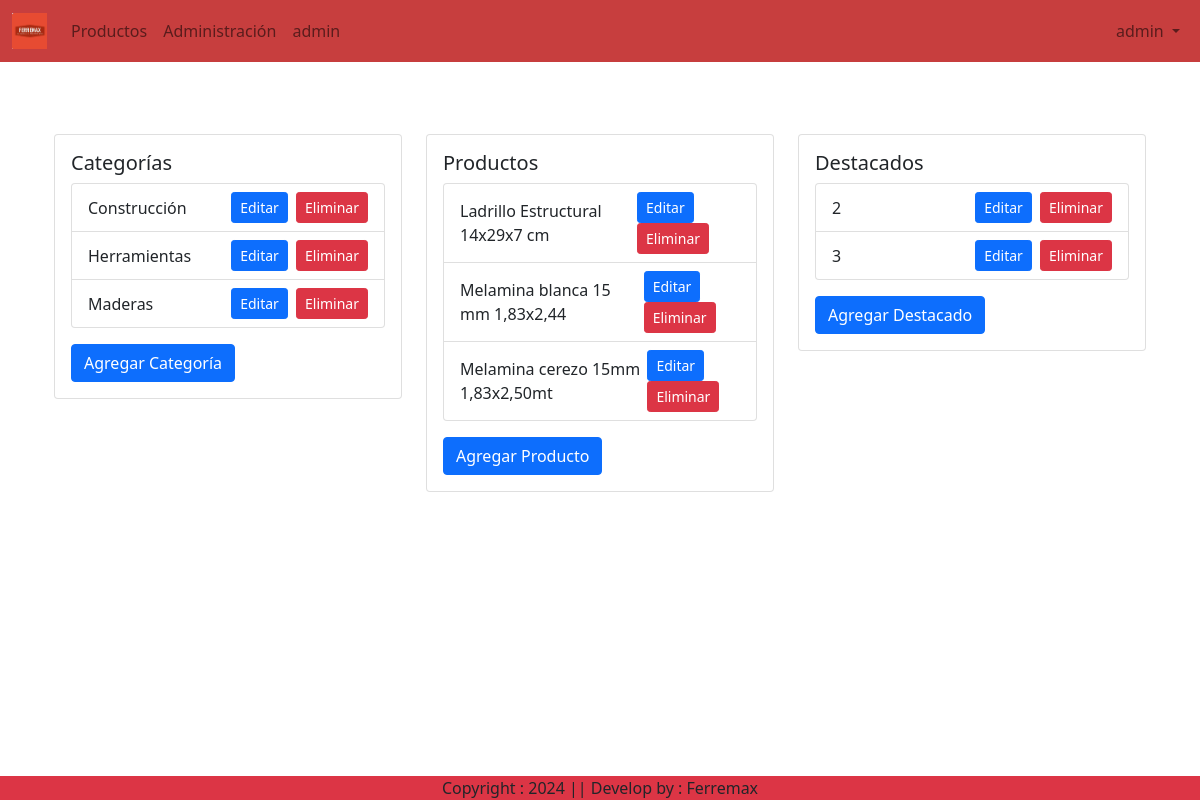
Page /administracion/ (signed in) on the committed database.
### App/models.py (models this page shows)
class CustomUser(AbstractUser):
    TIPO_USUARIO = (
        ('bodeguero', 'Bodeguero'),
        ('cliente', 'Cliente'),
        ('admin', 'Admin'),
    )
    tipo = models.CharField(max_length=10, choices=TIPO_USUARIO, default='cliente')
    groups = models.ManyToManyField(
        'auth.Group',
        related_name='custom_user_groups',
        blank=True,
        verbose_name='groups',
        help_text=(
            'The groups this user belongs to. A user will get all permissions '
            'granted to each of their groups.'
        ),
    )
    user_permissions = models.ManyToManyField(
        'auth.Permission',
        related_name='custom_user_permissions',
        blank=True,
        verbose_name='user permissions',
        help_text='Specific permissions for this user.',
    )
    def __str__(self):
        return self.username

### Productos/models.py (models this page shows, shortened)
class Categoria(models.Model):
    nombre = models.CharField(max_length=100)

class Producto(models.Model):
    nombre = models.CharField(max_length=100)
    descripcion = models.TextField()
    precio = models.DecimalField(max_digits=10, decimal_places=2)
    disponible = models.BooleanField(default=True)
    categoria = models.ForeignKey('Categoria', related_name='productos', on_delete=models.CASCADE)
    imagen = models.ImageField(upload_to='productos/', default='productos')

class Destacados(models.Model):
    nombre = models.CharField(max_length=50)
    producto = models.ForeignKey(Producto, on_delete=models.CASCADE)

### App/views.py (the view)
# urls.py: path('administracion/', views.listar_administracion, name='listar_administracion'),
@login_required
def listar_administracion(request):
    if request.user.tipo == 'bodeguero':
        categorias = Categoria.objects.all()
        productos = Producto.objects.all()
        destacados = Destacados.objects.all()
        return render(request, 'pagina/administracion.html', {'categorias': categorias, 'productos': productos, 'destacados': destacados})
    else:
        return render(request, 'pagina/error_permisos.html')

### App/templates/pagina/administracion.html (shortened to what this page needs)
{% extends 'pagina/base.html' %}
{% load bootstrap5 %}
{% block main-content %}
<div class="container mt-5">
    <div class="row">
        <div class="col-md-4">
            <div class="card mb-3">
                <div class="card-body">
                    <h5 class="card-title">Categorías</h5>
                    <ul class="list-group">
                        {% for categoria in categorias %}
                        <li class="list-group-item d-flex justify-content-between align-items-center">
                            {{ categoria.nombre }}
                            <div>
                                <a href="{% url 'editar_categoria' categoria.pk %}" class="btn btn-sm btn-primary me-1">Editar</a>
                                <a href="{% url 'eliminar-categoria' pk=categoria.pk %}" class="btn btn-sm btn-danger">Eliminar</a>
                            </div>
                        </li>
                        {% endfor %}
                    </ul>
                    <a href="{% url 'agregar_categoria' %}" class="btn btn-primary mt-3">Agregar Categoría</a>
                </div>
            </div>
        </div>
        <div class="col-md-4">
            <div class="card mb-3">
                <div class="card-body">
                    <h5 class="card-title">Productos</h5>
                    <ul class="list-group">
                        {% for producto in productos %}
                        <li class="list-group-item d-flex justify-content-between align-items-center">
                            {{ producto.nombre }}
                            <div>
                                <a href="{% url 'editar_producto' producto.pk %}" class="btn btn-sm btn-primary me-1">Editar</a>
                                <a href="{% url 'eliminar_producto' producto.pk %}" class="btn btn-sm btn-danger">Eliminar</a>
                            </div>
                        </li>
                        {% endfor %}
                    </ul>
                    <a href="{% url 'agregar_producto' %}" class="btn btn-primary mt-3">Agregar Producto</a>
                </div>
            </div>
        </div>
        <div class="col-md-4">
            <div class="card mb-3">
                <div class="card-body">
                    <h5 class="card-title">Destacados</h5>
                    <ul class="list-group">
                        {% for destacado in destacados %}
                        <li class="list-group-item d-flex justify-content-between align-items-center">
                            {{ destacado.nombre }}
                            <div>
                                <a href="{% url 'editar_destacado' destacado.id %}" class="btn btn-sm btn-primary me-1">Editar</a>
                                <a href="{% url 'eliminar_destacado' destacado.pk %}" class="btn btn-sm btn-danger">Eliminar</a>
                            </div>
                        </li>
                        {% endfor %}
                    </ul>
                    <a href="{% url 'agregar_destacado' %}" class="btn btn-primary mt-3">Agregar Destacado</a>
                </div>
            </div>
        </div>
    </div>
</div>
{% endblock main-content %}

### App/templates/pagina/base.html (shortened to what this page needs)
{% load bootstrap5 %}
{% load crispy_forms_tags %}
{% load static %}
{% load currency_filters %}
<!DOCTYPE html>
<html lang="es">
<head>
    <link href="https://cdn.jsdelivr.net/npm/bootstrap@5.0.2/dist/css/bootstrap.min.css" rel="stylesheet">
    <link rel="stylesheet" href="{% static 'app/css/owl.carousel.min.css' %}">
    <link rel="stylesheet" href="{% static 'app/css/all.min.css' %}">
    <link rel="stylesheet" href="{% static 'app/css/base.css' %}">
</head>
<body>
    <nav class="navbar navbar-expand-sm navbar-light text-dark sticky-top" style="background-color: #C73E3E;">
        <div class="container-fluid">
            <a class="navbar-brand" href="{% url 'principal' %}">
                <img style="width: 35px;" src="{% static 'app/img/logo.png' %}" alt="Logo">
            </a>
            <ul class="navbar-nav me-auto mb-2 mb-lg-0">
                {% if request.user.is_authenticated %}
                    <li class="nav-item">
                        <a class="nav-link" href="{% url 'listar_productos' %}">Productos</a>
                    </li>
                    {% if user.is_authenticated and user.tipo == "bodeguero" %}
                        <li class="nav-item">
                            <a class="nav-link" href="{% url 'listar_administracion' %}">Administración</a>
                        </li>
                    {% endif %}
                    {% if user.is_authenticated and user.is_staff %}
                        <li class="nav-item">
                            <a class="nav-link" href="/admin/">admin</a>
                        </li>
                    {% endif %}
                {% endif %}
            </ul>
            <ul class="navbar-nav">
                <li class="nav-item dropdown">
                    <a class="nav-link dropdown-toggle" href="#" id="profileDropdown" role="button" data-bs-toggle="dropdown" aria-expanded="false">
                        {{ user }}
                    </a>
                </li>
            </ul>
        </div>
    </nav>
    <br>
    <div class="container">
        {% block main-content %}{% endblock main-content %}
    </div>
    <footer class="container-fluid fixed-bottom bg-danger text-center">
        Copyright : 2024 || Develop by : Ferremax
    </footer>
</body>
</html>

### App/static/app/css/base.css (style rules this page uses)
.navbar { overflow-x: hidden; white-space: nowrap; overflow-x: hidden; }

### rows in the picture
CustomUser: username "admin"
Categoria: nombre "Construcción"
Categoria: nombre "Herramientas"
Categoria: nombre "Maderas"
Producto: nombre "Ladrillo Estructural 14x29x7 cm"
Producto: nombre "Melamina blanca 15 mm 1,83x2,44"
Producto: nombre "Melamina cerezo 15mm 1,83x2,50mt"
Destacados: nombre "2"
Destacados: nombre "3"
